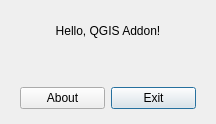
<?xml version="1.0" encoding="UTF-8"?>
<ui version="4.0">
 <class>Dialog</class>
 <widget class="QDialog" name="Dialog">
  <property name="geometry">
   <rect>
    <x>0</x>
    <y>0</y>
    <width>216</width>
    <height>124</height>
   </rect>
  </property>
  <property name="windowTitle">
   <string>Dialog</string>
  </property>
  <widget class="QWidget" name="gridLayoutWidget">
   <property name="geometry">
    <rect>
     <x>20</x>
     <y>20</y>
     <width>176</width>
     <height>89</height>
    </rect>
   </property>
   <layout class="QGridLayout" name="gridLayout">
    <item row="2" column="1">
     <widget class="QPushButton" name="pushButton_2">
      <property name="text">
       <string>Exit</string>
      </property>
     </widget>
    </item>
    <item row="0" column="0" colspan="2">
     <widget class="QLabel" name="label">
      <property name="minimumSize">
       <size>
        <width>0</width>
        <height>12</height>
       </size>
      </property>
      <property name="text">
       <string>Hello, QGIS Addon!</string>
      </property>
      <property name="alignment">
       <set>Qt::AlignCenter</set>
      </property>
     </widget>
    </item>
    <item row="2" column="0">
     <widget class="QPushButton" name="pushButton">
      <property name="text">
       <string>About</string>
      </property>
     </widget>
    </item>
    <item row="1" column="0" colspan="2">
     <spacer name="verticalSpacer">
      <property name="orientation">
       <enum>Qt::Vertical</enum>
      </property>
      <property name="sizeType">
       <enum>QSizePolicy::Minimum</enum>
      </property>
      <property name="sizeHint" stdset="0">
       <size>
        <width>20</width>
        <height>40</height>
       </size>
      </property>
     </spacer>
    </item>
   </layout>
  </widget>
 </widget>
 <resources/>
 <connections/>
</ui>
